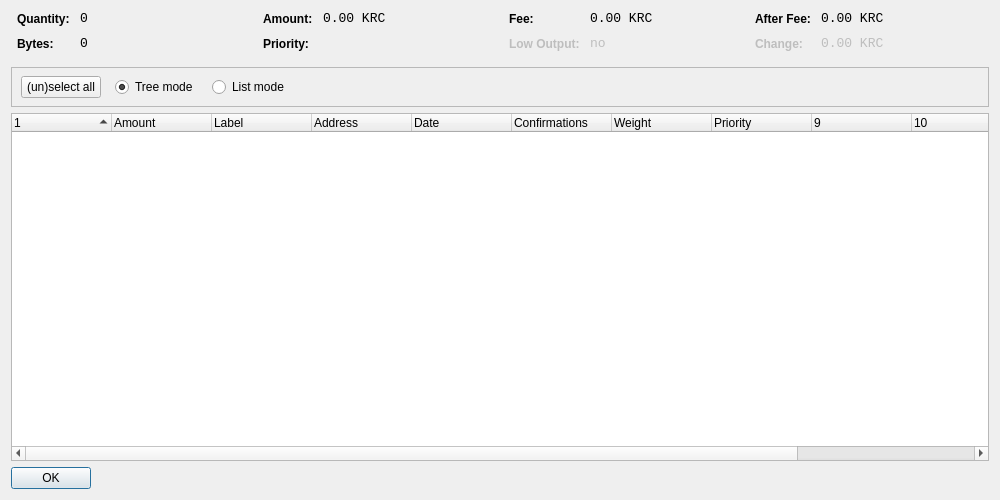
<?xml version="1.0" encoding="UTF-8"?>
<ui version="4.0">
 <class>CoinControlDialog</class>
 <widget class="QWidget" name="CoinControlDialog">
  <property name="geometry">
   <rect>
    <x>0</x>
    <y>0</y>
    <width>1000</width>
    <height>500</height>
   </rect>
  </property>
  <property name="windowTitle">
   <string>Coin Control</string>
  </property>
  <layout class="QVBoxLayout" name="verticalLayout">
   <item>
    <layout class="QHBoxLayout" name="horizontalLayoutTop" stretch="0,0,0,0">
     <property name="topMargin">
      <number>0</number>
     </property>
     <property name="bottomMargin">
      <number>10</number>
     </property>
     <item>
      <layout class="QFormLayout" name="formLayoutCoinControl1">
       <property name="horizontalSpacing">
        <number>10</number>
       </property>
       <property name="verticalSpacing">
        <number>10</number>
       </property>
       <property name="leftMargin">
        <number>6</number>
       </property>
       <property name="rightMargin">
        <number>6</number>
       </property>
       <item row="0" column="0">
        <widget class="QLabel" name="labelCoinControlQuantityText">
         <property name="styleSheet">
          <string notr="true">font-weight:bold;</string>
         </property>
         <property name="text">
          <string>Quantity:</string>
         </property>
        </widget>
       </item>
       <item row="0" column="1">
        <widget class="QLabel" name="labelCoinControlQuantity">
         <property name="font">
          <font>
           <family>Monospace</family>
           <pointsize>10</pointsize>
          </font>
         </property>
         <property name="cursor">
          <cursorShape>IBeamCursor</cursorShape>
         </property>
         <property name="contextMenuPolicy">
          <enum>Qt::ActionsContextMenu</enum>
         </property>
         <property name="text">
          <string notr="true">0</string>
         </property>
         <property name="textInteractionFlags">
          <set>Qt::LinksAccessibleByMouse|Qt::TextSelectableByKeyboard|Qt::TextSelectableByMouse</set>
         </property>
        </widget>
       </item>
       <item row="1" column="0">
        <widget class="QLabel" name="labelCoinControlBytesText">
         <property name="styleSheet">
          <string notr="true">font-weight:bold;</string>
         </property>
         <property name="text">
          <string>Bytes:</string>
         </property>
        </widget>
       </item>
       <item row="1" column="1">
        <widget class="QLabel" name="labelCoinControlBytes">
         <property name="font">
          <font>
           <family>Monospace</family>
           <pointsize>10</pointsize>
          </font>
         </property>
         <property name="cursor">
          <cursorShape>IBeamCursor</cursorShape>
         </property>
         <property name="contextMenuPolicy">
          <enum>Qt::ActionsContextMenu</enum>
         </property>
         <property name="text">
          <string notr="true">0</string>
         </property>
         <property name="textInteractionFlags">
          <set>Qt::LinksAccessibleByMouse|Qt::TextSelectableByKeyboard|Qt::TextSelectableByMouse</set>
         </property>
        </widget>
       </item>
      </layout>
     </item>
     <item>
      <layout class="QFormLayout" name="formLayoutCoinControl2">
       <property name="horizontalSpacing">
        <number>10</number>
       </property>
       <property name="verticalSpacing">
        <number>10</number>
       </property>
       <property name="leftMargin">
        <number>6</number>
       </property>
       <property name="rightMargin">
        <number>6</number>
       </property>
       <item row="0" column="0">
        <widget class="QLabel" name="labelCoinControlAmountText">
         <property name="styleSheet">
          <string notr="true">font-weight:bold;</string>
         </property>
         <property name="text">
          <string>Amount:</string>
         </property>
        </widget>
       </item>
       <item row="0" column="1">
        <widget class="QLabel" name="labelCoinControlAmount">
         <property name="font">
          <font>
           <family>Monospace</family>
           <pointsize>10</pointsize>
          </font>
         </property>
         <property name="cursor">
          <cursorShape>IBeamCursor</cursorShape>
         </property>
         <property name="contextMenuPolicy">
          <enum>Qt::ActionsContextMenu</enum>
         </property>
         <property name="text">
          <string notr="true">0.00 KRC</string>
         </property>
         <property name="textInteractionFlags">
          <set>Qt::LinksAccessibleByMouse|Qt::TextSelectableByKeyboard|Qt::TextSelectableByMouse</set>
         </property>
        </widget>
       </item>
       <item row="1" column="0">
        <widget class="QLabel" name="labelCoinControlPriorityText">
         <property name="styleSheet">
          <string notr="true">font-weight:bold;</string>
         </property>
         <property name="text">
          <string>Priority:</string>
         </property>
        </widget>
       </item>
       <item row="1" column="1">
        <widget class="QLabel" name="labelCoinControlPriority">
         <property name="font">
          <font>
           <family>Monospace</family>
           <pointsize>10</pointsize>
          </font>
         </property>
         <property name="cursor">
          <cursorShape>IBeamCursor</cursorShape>
         </property>
         <property name="contextMenuPolicy">
          <enum>Qt::ActionsContextMenu</enum>
         </property>
         <property name="text">
          <string/>
         </property>
         <property name="textInteractionFlags">
          <set>Qt::LinksAccessibleByMouse|Qt::TextSelectableByKeyboard|Qt::TextSelectableByMouse</set>
         </property>
        </widget>
       </item>
      </layout>
     </item>
     <item>
      <layout class="QFormLayout" name="formLayoutCoinControl3">
       <property name="horizontalSpacing">
        <number>10</number>
       </property>
       <property name="verticalSpacing">
        <number>10</number>
       </property>
       <property name="leftMargin">
        <number>6</number>
       </property>
       <property name="rightMargin">
        <number>6</number>
       </property>
       <item row="0" column="0">
        <widget class="QLabel" name="labelCoinControlFeeText">
         <property name="styleSheet">
          <string notr="true">font-weight:bold;</string>
         </property>
         <property name="text">
          <string>Fee:</string>
         </property>
        </widget>
       </item>
       <item row="0" column="1">
        <widget class="QLabel" name="labelCoinControlFee">
         <property name="font">
          <font>
           <family>Monospace</family>
           <pointsize>10</pointsize>
          </font>
         </property>
         <property name="cursor">
          <cursorShape>IBeamCursor</cursorShape>
         </property>
         <property name="contextMenuPolicy">
          <enum>Qt::ActionsContextMenu</enum>
         </property>
         <property name="text">
          <string notr="true">0.00 KRC</string>
         </property>
         <property name="textInteractionFlags">
          <set>Qt::LinksAccessibleByMouse|Qt::TextSelectableByKeyboard|Qt::TextSelectableByMouse</set>
         </property>
        </widget>
       </item>
       <item row="1" column="0">
        <widget class="QLabel" name="labelCoinControlLowOutputText">
         <property name="enabled">
          <bool>false</bool>
         </property>
         <property name="styleSheet">
          <string notr="true">font-weight:bold;</string>
         </property>
         <property name="text">
          <string>Low Output:</string>
         </property>
        </widget>
       </item>
       <item row="1" column="1">
        <widget class="QLabel" name="labelCoinControlLowOutput">
         <property name="enabled">
          <bool>false</bool>
         </property>
         <property name="font">
          <font>
           <family>Monospace</family>
           <pointsize>10</pointsize>
          </font>
         </property>
         <property name="cursor">
          <cursorShape>IBeamCursor</cursorShape>
         </property>
         <property name="contextMenuPolicy">
          <enum>Qt::ActionsContextMenu</enum>
         </property>
         <property name="text">
          <string>no</string>
         </property>
         <property name="textInteractionFlags">
          <set>Qt::LinksAccessibleByMouse|Qt::TextSelectableByKeyboard|Qt::TextSelectableByMouse</set>
         </property>
        </widget>
       </item>
      </layout>
     </item>
     <item>
      <layout class="QFormLayout" name="formLayoutCoinControl4">
       <property name="horizontalSpacing">
        <number>10</number>
       </property>
       <property name="verticalSpacing">
        <number>10</number>
       </property>
       <property name="leftMargin">
        <number>6</number>
       </property>
       <property name="rightMargin">
        <number>6</number>
       </property>
       <item row="0" column="0">
        <widget class="QLabel" name="labelCoinControlAfterFeeText">
         <property name="styleSheet">
          <string notr="true">font-weight:bold;</string>
         </property>
         <property name="text">
          <string>After Fee:</string>
         </property>
        </widget>
       </item>
       <item row="0" column="1">
        <widget class="QLabel" name="labelCoinControlAfterFee">
         <property name="font">
          <font>
           <family>Monospace</family>
           <pointsize>10</pointsize>
          </font>
         </property>
         <property name="cursor">
          <cursorShape>IBeamCursor</cursorShape>
         </property>
         <property name="contextMenuPolicy">
          <enum>Qt::ActionsContextMenu</enum>
         </property>
         <property name="text">
          <string notr="true">0.00 KRC</string>
         </property>
         <property name="textInteractionFlags">
          <set>Qt::LinksAccessibleByMouse|Qt::TextSelectableByKeyboard|Qt::TextSelectableByMouse</set>
         </property>
        </widget>
       </item>
       <item row="1" column="0">
        <widget class="QLabel" name="labelCoinControlChangeText">
         <property name="enabled">
          <bool>false</bool>
         </property>
         <property name="styleSheet">
          <string notr="true">font-weight:bold;</string>
         </property>
         <property name="text">
          <string>Change:</string>
         </property>
        </widget>
       </item>
       <item row="1" column="1">
        <widget class="QLabel" name="labelCoinControlChange">
         <property name="enabled">
          <bool>false</bool>
         </property>
         <property name="font">
          <font>
           <family>Monospace</family>
           <pointsize>10</pointsize>
          </font>
         </property>
         <property name="cursor">
          <cursorShape>IBeamCursor</cursorShape>
         </property>
         <property name="contextMenuPolicy">
          <enum>Qt::ActionsContextMenu</enum>
         </property>
         <property name="text">
          <string notr="true">0.00 KRC</string>
         </property>
         <property name="textInteractionFlags">
          <set>Qt::LinksAccessibleByMouse|Qt::TextSelectableByKeyboard|Qt::TextSelectableByMouse</set>
         </property>
        </widget>
       </item>
      </layout>
     </item>
    </layout>
   </item>
   <item>
    <widget class="QFrame" name="frame">
     <property name="minimumSize">
      <size>
       <width>0</width>
       <height>40</height>
      </size>
     </property>
     <property name="frameShape">
      <enum>QFrame::StyledPanel</enum>
     </property>
     <property name="frameShadow">
      <enum>QFrame::Sunken</enum>
     </property>
     <widget class="QWidget" name="horizontalLayoutWidget">
      <property name="geometry">
       <rect>
        <x>10</x>
        <y>0</y>
        <width>781</width>
        <height>41</height>
       </rect>
      </property>
      <layout class="QHBoxLayout" name="horizontalLayoutPanel" stretch="0,0,0,0">
       <property name="spacing">
        <number>14</number>
       </property>
       <item>
        <widget class="QPushButton" name="pushButtonSelectAll">
         <property name="sizePolicy">
          <sizepolicy hsizetype="Maximum" vsizetype="Fixed">
           <horstretch>0</horstretch>
           <verstretch>0</verstretch>
          </sizepolicy>
         </property>
         <property name="text">
          <string>(un)select all</string>
         </property>
        </widget>
       </item>
       <item>
        <widget class="QRadioButton" name="radioTreeMode">
         <property name="sizePolicy">
          <sizepolicy hsizetype="Maximum" vsizetype="Fixed">
           <horstretch>0</horstretch>
           <verstretch>0</verstretch>
          </sizepolicy>
         </property>
         <property name="text">
          <string>Tree mode</string>
         </property>
         <property name="checked">
          <bool>true</bool>
         </property>
        </widget>
       </item>
       <item>
        <widget class="QRadioButton" name="radioListMode">
         <property name="sizePolicy">
          <sizepolicy hsizetype="Maximum" vsizetype="Fixed">
           <horstretch>0</horstretch>
           <verstretch>0</verstretch>
          </sizepolicy>
         </property>
         <property name="text">
          <string>List mode</string>
         </property>
        </widget>
       </item>
       <item>
        <spacer name="horizontalSpacer">
         <property name="orientation">
          <enum>Qt::Horizontal</enum>
         </property>
         <property name="sizeHint" stdset="0">
          <size>
           <width>40</width>
           <height>20</height>
          </size>
         </property>
        </spacer>
       </item>
      </layout>
     </widget>
    </widget>
   </item>
   <item>
    <widget class="CoinControlTreeWidget" name="treeWidget">
     <property name="contextMenuPolicy">
      <enum>Qt::CustomContextMenu</enum>
     </property>
     <property name="sortingEnabled">
      <bool>false</bool>
     </property>
     <property name="columnCount">
      <number>12</number>
     </property>
     <attribute name="headerShowSortIndicator" stdset="0">
      <bool>true</bool>
     </attribute>
     <attribute name="headerStretchLastSection">
      <bool>false</bool>
     </attribute>
     <column>
      <property name="text">
       <string/>
      </property>
     </column>
     <column>
      <property name="text">
       <string>Amount</string>
      </property>
     </column>
     <column>
      <property name="text">
       <string>Label</string>
      </property>
     </column>
     <column>
      <property name="text">
       <string>Address</string>
      </property>
     </column>
     <column>
      <property name="text">
       <string>Date</string>
      </property>
     </column>
     <column>
      <property name="text">
       <string>Confirmations</string>
      </property>
      <property name="toolTip">
       <string>Confirmed</string>
      </property>
     </column>
     <column>
      <property name="text">
       <string>Weight</string>
      </property>
     </column>
     <column>
      <property name="text">
       <string>Priority</string>
      </property>
     </column>
     <column>
      <property name="text">
       <string/>
      </property>
     </column>
     <column>
      <property name="text">
       <string/>
      </property>
     </column>
     <column>
      <property name="text">
       <string/>
      </property>
     </column>
     <column>
      <property name="text">
       <string/>
      </property>
     </column>
    </widget>
   </item>
   <item>
    <widget class="QDialogButtonBox" name="buttonBox">
     <property name="sizePolicy">
      <sizepolicy hsizetype="Maximum" vsizetype="Fixed">
       <horstretch>0</horstretch>
       <verstretch>0</verstretch>
      </sizepolicy>
     </property>
     <property name="orientation">
      <enum>Qt::Horizontal</enum>
     </property>
     <property name="standardButtons">
      <set>QDialogButtonBox::Ok</set>
     </property>
    </widget>
   </item>
  </layout>
 </widget>
 <customwidgets>
  <customwidget>
   <class>CoinControlTreeWidget</class>
   <extends>QTreeWidget</extends>
   <header>coincontroltreewidget.h</header>
  </customwidget>
 </customwidgets>
 <resources/>
 <connections/>
</ui>
